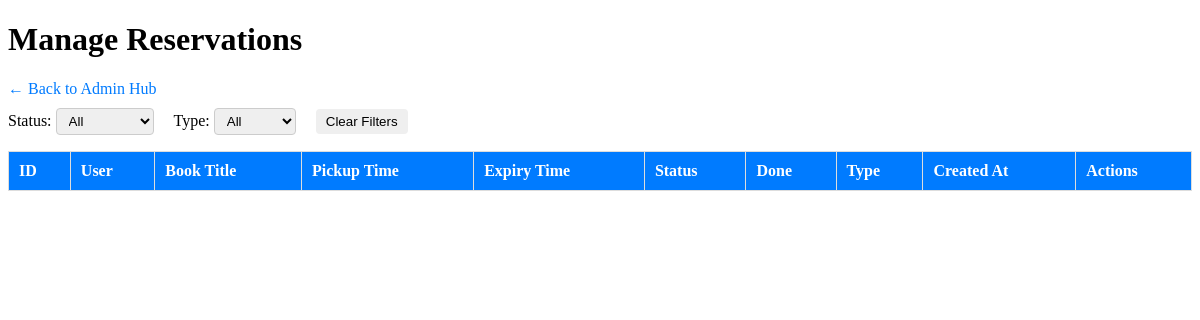
The page /book_reservation/admin_side/reservation_tab.php on the database as committed earlier.
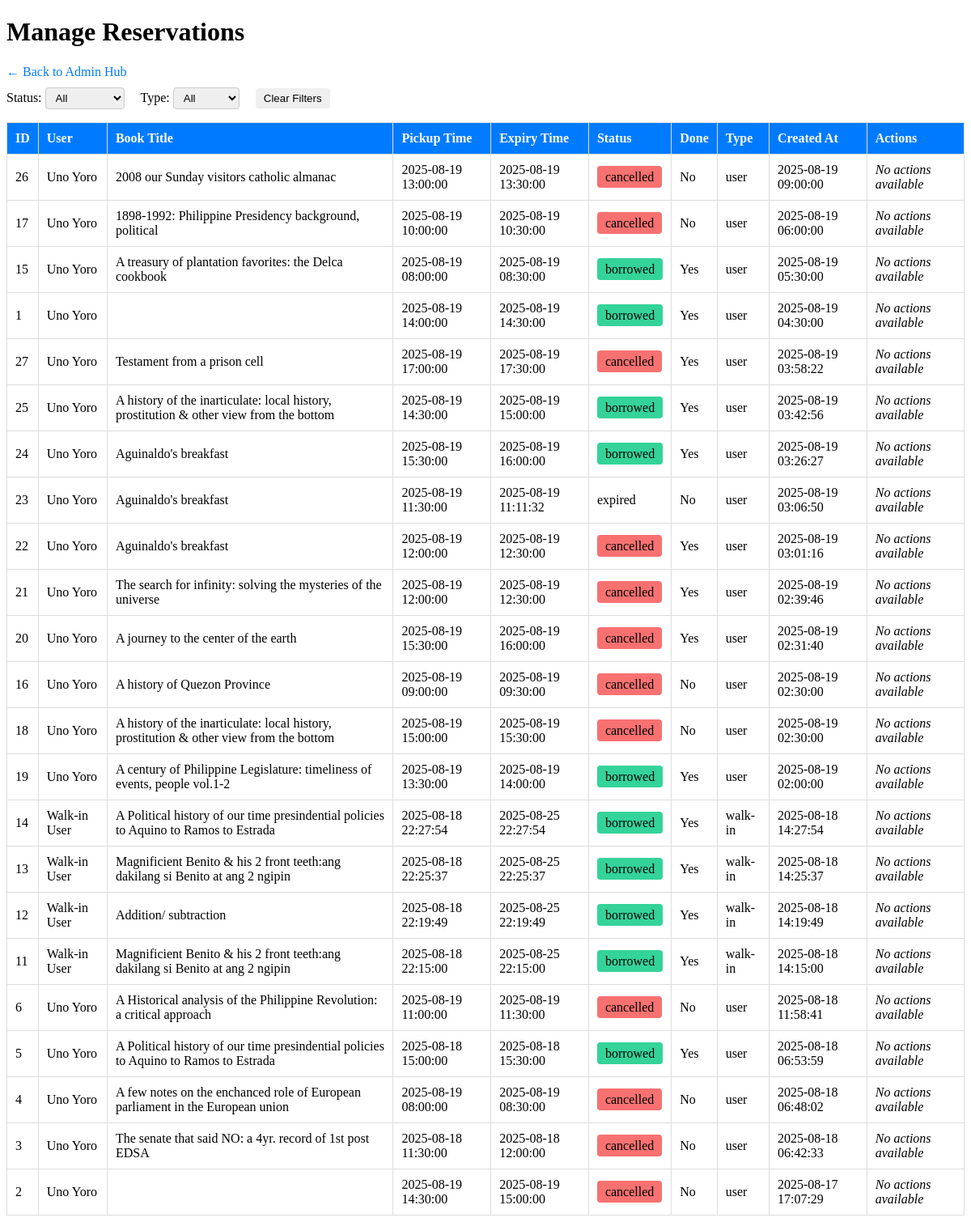
The same page on the database as committed later.
### tables this page shows
CREATE TABLE `reservations` (
  `reservation_id` int(11) NOT NULL,
  `user_id` int(11) DEFAULT NULL,
  `book_id` int(11) NOT NULL,
  `book_title` varchar(255) NOT NULL,
  `pickup_time` datetime NOT NULL,
  `expiry_time` datetime NOT NULL,
  `status` enum('pending','borrowed','cancelled','expired') DEFAULT 'pending',
  `created_at` timestamp NOT NULL DEFAULT current_timestamp(),
  `rescheduled` tinyint(1) DEFAULT 0,
  `done` tinyint(1) NOT NULL DEFAULT 0,
  `reservation_type` enum('user','walk-in') NOT NULL DEFAULT 'user'
);

CREATE TABLE `users` (
  `id` int(11) NOT NULL,
  `first_name` varchar(50) DEFAULT NULL,
  `last_name` varchar(50) DEFAULT NULL,
  `email` varchar(100) DEFAULT NULL,
  `password` varchar(255) DEFAULT NULL,
  `gender` enum('Male','Female') DEFAULT NULL,
  `age` int(11) DEFAULT NULL,
  `religion` varchar(50) DEFAULT NULL,
  `education_level` varchar(100) DEFAULT '',
  `school_name` varchar(100) DEFAULT '',
  `is_mandaluyong_resident` varchar(10) DEFAULT '',
  `barangay` varchar(100) DEFAULT '',
  `city_outside_mandaluyong` varchar(100) DEFAULT '',
  `email_verified` tinyint(1) DEFAULT 0,
  `created_at` timestamp NOT NULL DEFAULT current_timestamp(),
  `role` varchar(50) NOT NULL DEFAULT 'user',
  `profile_picture` varchar(255) DEFAULT NULL,
  `contact_number` varchar(20) DEFAULT NULL,
  `major` varchar(100) DEFAULT NULL,
  `strand` varchar(50) DEFAULT NULL,
  `profile_verified` tinyint(1) DEFAULT 0
);

### book_reservation/admin_side/reservation_tab.php (the view, shortened to what this page needs)
<?php
$pageTitle = "Manage Reservations";
include('../../includes/db.php');
$reservationsQuery = "
    SELECT r.reservation_id, r.book_title, r.pickup_time, r.expiry_time, r.status, r.done, r.reservation_type, r.created_at,
           u.first_name, u.last_name
    FROM reservations r
    JOIN users u ON r.user_id = u.id
    ORDER BY r.created_at DESC
";
$stmt = $conn->query($reservationsQuery);
$reservations = $stmt->fetchAll(PDO::FETCH_ASSOC);
?>
<!DOCTYPE html>
<html lang="en">
<head>
<link rel="stylesheet" href="reservations.css">
</head>
<body>
<h1><?= $pageTitle ?></h1>
<a href="../../admin/reservations.php" class="btn-back">← Back to Admin Hub</a>
<div class="filters">
    <label>
        Status:
        <select id="filter-status">
            <option value="">All</option>
        </select>
    </label>
    <label>
        Type:
        <select id="filter-type">
            <option value="">All</option>
        </select>
    </label>
    <button id="clear-filters" class="action-btn">Clear Filters</button>
</div>
<table>
    <thead>
        <tr>
            <th>ID</th>
            <th>User</th>
            <th>Book Title</th>
            <th>Pickup Time</th>
            <th>Expiry Time</th>
            <th>Status</th>
            <th>Done</th>
            <th>Type</th>
            <th>Created At</th>
            <th>Actions</th>
        </tr>
    </thead>
    <tbody>
        <?php foreach ($reservations as $row):
            $statusClass = $row['status'];
        ?>
        <tr id="row-<?= $row['reservation_id'] ?>">
            <td><?= $row['reservation_id'] ?></td>
            <td><?= htmlspecialchars($row['first_name'] . ' ' . $row['last_name']) ?></td>
            <td><?= htmlspecialchars($row['book_title']) ?></td>
            <td><?= $row['pickup_time'] ?></td>
            <td><?= $row['expiry_time'] ?></td>
            <td id="status-<?= $row['reservation_id'] ?>">
                    <span class="status-<?= $statusClass ?>"><?= $row['status'] ?></span>
            </td>
            <td><?= $row['done'] == 0 ? 'No' : 'Yes' ?></td>
            <td><?= $row['reservation_type'] ?></td>
            <td><?= $row['created_at'] ?></td>
            <td>
                <?php if (in_array($row['status'], ['pending','borrowed']) && $row['done'] == 0): ?>
                    <div class="action-container" id="container-<?= $row['reservation_id'] ?>">
                        <div class="action-buttons" id="buttons-<?= $row['reservation_id'] ?>">
                            <?php if ($row['reservation_type'] !== 'walk-in'): ?>
                                <button class="action-btn btn-confirm" onclick="showPrompt(<?= $row['reservation_id'] ?>, 'confirm')">Confirm</button>
                                <button class="action-btn btn-cancel" onclick="showPrompt(<?= $row['reservation_id'] ?>, 'cancel')">Cancel</button>
                            <?php endif; ?>
                            <button class="action-btn btn-done" onclick="showPrompt(<?= $row['reservation_id'] ?>, 'done')">Done</button>
                        </div>
                        <div class="overlay-prompt" id="prompt-<?= $row['reservation_id'] ?>">
                            <div class="prompt-content">
                                <div class="prompt-text">
                                    Mark this reservation as <strong id="prompt-action-text-<?= $row['reservation_id'] ?>"></strong>?
                                </div>
                                <div class="prompt-buttons">
                                    <button class="prompt-btn yes" onclick="executeAction(<?= $row['reservation_id'] ?>)">Yes, Continue</button>
                                    <button class="prompt-btn no" onclick="hidePrompt(<?= $row['reservation_id'] ?>)">Cancel</button>
                                </div>
                            </div>
                        </div>
                        <div class="action-result" id="result-<?= $row['reservation_id'] ?>">
                            <span id="result-text-<?= $row['reservation_id'] ?>"></span>
                        </div>
                    </div>
                <?php else: ?>
                    <em>No actions available</em>
                <?php endif; ?>
            </td>
        </tr>
        <?php endforeach; ?>
    </tbody>
</table>
</body>
</html>

Rows that differ between the two databases and show on the page:
added reservations: reservation_id "26", user.last_name "Uno Yoro", book_title "2008 our Sunday visitors catholic almanac", pickup_time "2025-08-19 13:00:00", expiry_time "2025-08-19 13:30:00", status "cancelled", done "No", reservation_type "user", created_at "2025-08-19 09:00:00", shows "No actions available"
added reservations: reservation_id "17", user.last_name "Uno Yoro", book_title "1898-1992: Philippine Presidency background, political", pickup_time "2025-08-19 10:00:00", expiry_time "2025-08-19 10:30:00", status "cancelled", done "No", reservation_type "user", created_at "2025-08-19 06:00:00", shows "No actions available"
added reservations: reservation_id "15", user.last_name "Uno Yoro", book_title "A treasury of plantation favorites: the Delca cookbook", pickup_time "2025-08-19 08:00:00", expiry_time "2025-08-19 08:30:00", status "borrowed", done "Yes", reservation_type "user", created_at "2025-08-19 05:30:00"
added reservations: reservation_id "1", user.last_name "Uno Yoro", pickup_time "2025-08-19 14:00:00", expiry_time "2025-08-19 14:30:00", status "borrowed", done "Yes", reservation_type "user", created_at "2025-08-19 04:30:00"
added reservations: reservation_id "27", user.last_name "Uno Yoro", book_title "Testament from a prison cell", pickup_time "2025-08-19 17:00:00", expiry_time "2025-08-19 17:30:00", status "cancelled", done "Yes", reservation_type "user", created_at "2025-08-19 03:58:22", shows "No actions available"
added reservations: reservation_id "25", user.last_name "Uno Yoro", book_title "A history of the inarticulate: local history, prostitution & other view from the bottom", pickup_time "2025-08-19 14:30:00", expiry_time "2025-08-19 15:00:00", status "borrowed", done "Yes", reservation_type "user", created_at "2025-08-19 03:42:56"
added reservations: reservation_id "24", user.last_name "Uno Yoro", book_title "Aguinaldo's breakfast", pickup_time "2025-08-19 15:30:00", expiry_time "2025-08-19 16:00:00", status "borrowed", done "Yes", reservation_type "user", created_at "2025-08-19 03:26:27"
added reservations: reservation_id "23", user.last_name "Uno Yoro", book_title "Aguinaldo's breakfast", pickup_time "2025-08-19 11:30:00", expiry_time "2025-08-19 11:11:32", status "expired", done "No", reservation_type "user", created_at "2025-08-19 03:06:50", shows "No actions available"
added reservations: reservation_id "22", user.last_name "Uno Yoro", book_title "Aguinaldo's breakfast", pickup_time "2025-08-19 12:00:00", expiry_time "2025-08-19 12:30:00", status "cancelled", done "Yes", reservation_type "user", created_at "2025-08-19 03:01:16", shows "No actions available"
added reservations: reservation_id "21", user.last_name "Uno Yoro", book_title "The search for infinity: solving the mysteries of the universe", pickup_time "2025-08-19 12:00:00", expiry_time "2025-08-19 12:30:00", status "cancelled", done "Yes", reservation_type "user", created_at "2025-08-19 02:39:46", shows "No actions available"
added reservations: reservation_id "20", user.last_name "Uno Yoro", book_title "A journey to the center of the earth", pickup_time "2025-08-19 15:30:00", expiry_time "2025-08-19 16:00:00", status "cancelled", done "Yes", reservation_type "user", created_at "2025-08-19 02:31:40", shows "No actions available"
added reservations: reservation_id "16", user.last_name "Uno Yoro", book_title "A history of Quezon Province", pickup_time "2025-08-19 09:00:00", expiry_time "2025-08-19 09:30:00", status "cancelled", done "No", reservation_type "user", created_at "2025-08-19 02:30:00", shows "No actions available"
added reservations: reservation_id "18", user.last_name "Uno Yoro", book_title "A history of the inarticulate: local history, prostitution & other view from the bottom", pickup_time "2025-08-19 15:00:00", expiry_time "2025-08-19 15:30:00", status "cancelled", done "No", reservation_type "user", created_at "2025-08-19 02:30:00", shows "No actions available"
added reservations: reservation_id "19", user.last_name "Uno Yoro", book_title "A century of Philippine Legislature: timeliness of events, people vol.1-2", pickup_time "2025-08-19 13:30:00", expiry_time "2025-08-19 14:00:00", status "borrowed", done "Yes", reservation_type "user", created_at "2025-08-19 02:00:00"
added reservations: reservation_id "14", user.last_name "Walk-in User", book_title "A Political history of our time presindential policies to Aquino to Ramos to Estrada", pickup_time "2025-08-18 22:27:54", expiry_time "2025-08-25 22:27:54", status "borrowed", done "Yes", reservation_type "walk-in", created_at "2025-08-18 14:27:54"
added reservations: reservation_id "13", user.last_name "Walk-in User", book_title "Magnificient Benito & his 2 front teeth:ang dakilang si Benito at ang 2 ngipin", pickup_time "2025-08-18 22:25:37", expiry_time "2025-08-25 22:25:37", status "borrowed", done "Yes", reservation_type "walk-in", created_at "2025-08-18 14:25:37"
added reservations: reservation_id "12", user.last_name "Walk-in User", book_title "Addition/ subtraction", pickup_time "2025-08-18 22:19:49", expiry_time "2025-08-25 22:19:49", status "borrowed", done "Yes", reservation_type "walk-in", created_at "2025-08-18 14:19:49"
added reservations: reservation_id "11", user.last_name "Walk-in User", book_title "Magnificient Benito & his 2 front teeth:ang dakilang si Benito at ang 2 ngipin", pickup_time "2025-08-18 22:15:00", expiry_time "2025-08-25 22:15:00", status "borrowed", done "Yes", reservation_type "walk-in", created_at "2025-08-18 14:15:00"
added reservations: reservation_id "6", user.last_name "Uno Yoro", book_title "A Historical analysis of the Philippine Revolution: a critical approach", pickup_time "2025-08-19 11:00:00", expiry_time "2025-08-19 11:30:00", status "cancelled", done "No", reservation_type "user", created_at "2025-08-18 11:58:41", shows "No actions available"
added reservations: reservation_id "5", user.last_name "Uno Yoro", book_title "A Political history of our time presindential policies to Aquino to Ramos to Estrada", pickup_time "2025-08-18 15:00:00", expiry_time "2025-08-18 15:30:00", status "borrowed", done "Yes", reservation_type "user", created_at "2025-08-18 06:53:59"
added reservations: reservation_id "4", user.last_name "Uno Yoro", book_title "A few notes on the enchanced role of European parliament in the European union", pickup_time "2025-08-19 08:00:00", expiry_time "2025-08-19 08:30:00", status "cancelled", done "No", reservation_type "user", created_at "2025-08-18 06:48:02", shows "No actions available"
added reservations: reservation_id "3", user.last_name "Uno Yoro", book_title "The senate that said NO: a 4yr. record of 1st post EDSA", pickup_time "2025-08-18 11:30:00", expiry_time "2025-08-18 12:00:00", status "cancelled", done "No", reservation_type "user", created_at "2025-08-18 06:42:33", shows "No actions available"
added reservations: reservation_id "2", user.last_name "Uno Yoro", pickup_time "2025-08-19 14:30:00", expiry_time "2025-08-19 15:00:00", status "cancelled", done "No", reservation_type "user", created_at "2025-08-17 17:07:29", shows "No actions available"
